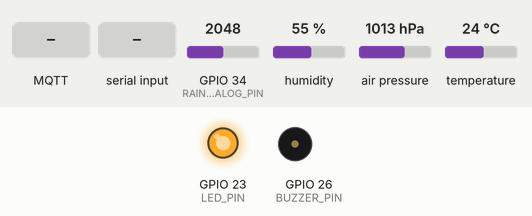
Simulated run of this sketch. Board: ESP32. Parts: output pins drawn as LEDs (lit = HIGH), buzzer (waves = sounding, pin HIGH). Inputs (shaded band) come from the test bench; at power-on: temperature 24 °C, GPIO 34 (RAIN_ANALOG_PIN) = 2048, humidity 55 %, air pressure 1013 hPa. WiFi joins after 1.5 s; servers stay silent unless stated; EEPROM starts erased; no MQTT or app messages arrive unless stated; what the sketch prints to the serial monitor is not drawn.

Above: at 2.7 s.
2.8 s: temperature set to 22.3 °C
At 4.5 s:
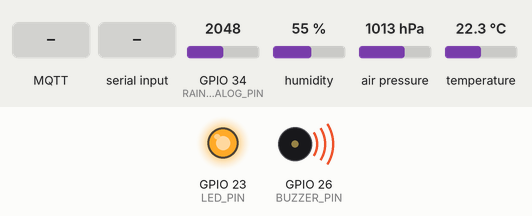
5.1 s: GPIO 34 (RAIN_ANALOG_PIN) set to 1960
7.1 s: MQTT message "SET_ID:" arrives on the first subscribed topic
9.1 s: "SET_ID:\n" received over Serial
11.2 s: MQTT message "GET_ID" arrives on the first subscribed topic
13.2 s: "GET_ID\n" received over Serial
Timing chart, 0 to 21.4 s (numbered marks = the images above; inputs shaded):
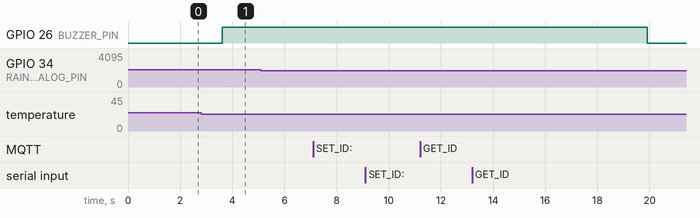

The sketch:

rain_forecasting.ino
```cpp
#include <Wire.h>
#include <WiFi.h>
#include <PubSubClient.h>
#include <Adafruit_Sensor.h>
#include <Adafruit_BME280.h>
#include <EEPROM.h>

// Create BME280 object
Adafruit_BME280 bme;

// Pin definitions
#define RAIN_ANALOG_PIN 34   // Rain sensor analog pin
#define BUZZER_PIN 26        // Buzzer pin
#define LED_PIN 23           // System status LED pin

// Thresholds
#define RAIN_THRESHOLD 2000   // Adjust based on your sensor calibration
#define HUMIDITY_THRESHOLD 70.0
#define PRESSURE_THRESHOLD 845.0  // hPa
#define TEMP_BASELINE 28.0
#define TEMP_DROP_THRESHOLD 5.0    // Temperature drop indicator

// Buzzer timing constants
#define BUZZER_ACTIVE_TIME 15000    // 15 seconds in milliseconds
#define BUZZER_SILENT_TIME 60000    // 1 minute in milliseconds

// Buzzer state variables
unsigned long buzzerStartTime = 0;
bool buzzerActive = false;
bool buzzerInSilentPeriod = false;
bool lastRainCondition = false;

// WiFi credentials
const char* ssid = "GIHANGA DYNAMICS";
const char* password = "gihanga@2025";

// MQTT broker - same as defined in frontend MQTT_CONFIG
const char* mqtt_server = "test.mosquitto.org";
WiFiClient espClient;
PubSubClient client(espClient);

// Device ID - This will be stored in EEPROM
String deviceId = "";

// EEPROM configuration
#define EEPROM_SIZE 512
#define DEVICE_ID_ADDR 0
#define DEVICE_ID_LENGTH 16 // 8 bytes in hex = 16 characters

// Function to handle serial commands for device ID management
void handleSerialCommands() {
  if (Serial.available()) {
    String command = Serial.readStringUntil('\n');
    command.trim();

    // Command to set device ID: SET_ID:025dfe862f858c4d
    if (command.startsWith("SET_ID:")) {
      String newId = command.substring(7);
      if (newId.length() > 0 && newId.length() <= DEVICE_ID_LENGTH) {
        saveDeviceIdToEEPROM(newId);
        Serial.println("✅ Device ID updated successfully!");
        Serial.println("New Device ID: " + newId);
        Serial.println("Restarting device to apply changes...");
        delay(1000);
        ESP.restart();
      } else {
        Serial.println("❌ Invalid device ID length. Must be 1-16 characters.");
      }
    }
    // Command to view current device ID
    else if (command == "GET_ID") {
      Serial.println("Current Device ID: " + deviceId);
    }
    // Command to clear device ID (reset to placeholder)
    else if (command == "CLEAR_ID") {
      for (int i = 0; i < DEVICE_ID_LENGTH; i++) {
        EEPROM.write(DEVICE_ID_ADDR + i, 0);
      }
      EEPROM.commit();
      Serial.println("Device ID cleared. Restarting...");
      delay(1000);
      ESP.restart();
    }
    // Command to show help
    else if (command == "HELP") {
      Serial.println("=== Device ID Management Commands ===");
      Serial.println("SET_ID:xxxxx  - Set device ID (e.g., SET_ID:025dfe862f858c4d)");
      Serial.println("GET_ID        - Show current device ID");
      Serial.println("CLEAR_ID      - Clear device ID (reset to placeholder)");
      Serial.println("HELP          - Show this help message");
      Serial.println("=====================================");
    }
  }
}

// Function to connect to WiFi
void setup_wifi() {
  delay(10);
  Serial.println();
  Serial.print("Connecting to ");
  Serial.println(ssid);

  WiFi.begin(ssid, password);

  while (WiFi.status() != WL_CONNECTED) {
    delay(500);
    Serial.print(".");
  }

  Serial.println("");
  Serial.println("WiFi connected ✅");
  Serial.print("IP address: ");
  Serial.println(WiFi.localIP());
}

// MQTT message callback function
void callback(char* topic, byte* payload, unsigned int length) {
  Serial.print("Message arrived on topic: ");
  Serial.println(topic);

  // Convert payload to string
  String message = "";
  for (int i = 0; i < length; i++) {
    message += (char)payload[i];
  }
  Serial.print("Message: ");
  Serial.println(message);

  // Check if this is a device ID configuration message
  // Using the same topic structure as defined in frontend MQTT_CONFIG.getDeviceConfigTopic
  String configTopic = "rain_forecasting/" + deviceId + "/config";
  if (String(topic) == configTopic) {
    // Parse JSON message to extract device ID
    // This is a simple implementation - in production, use a JSON library
    if (message.indexOf("device_id") > 0) {
      int startPos = message.indexOf(":") + 2; // Skip ': "'
      int endPos = message.indexOf("\"", startPos);
      if (startPos > 0 && endPos > startPos) {
        String newDeviceId = message.substring(startPos, endPos);
        saveDeviceIdToEEPROM(newDeviceId);
      }
    }
  }
}

// Function to reconnect to MQTT
void reconnect() {
  while (!client.connected()) {
    Serial.print("Attempting MQTT connection...");
    String clientId = "ESP32Client-";
    clientId += deviceId; // Use device ID as part of client ID
    if (client.connect(clientId.c_str())) {
      Serial.println("connected ✅");

      // Subscribe to device configuration topic
      // Using the same topic structure as defined in frontend MQTT_CONFIG.getDeviceConfigTopic
      String configTopic = "rain_forecasting/" + deviceId + "/config";
      client.subscribe(configTopic.c_str());
      Serial.print("Subscribed to: ");
      Serial.println(configTopic);
    } else {
      Serial.print("failed, rc=");
      Serial.print(client.state());
      Serial.println(" try again in 1 seconds...");
      delay(1000);
    }
  }
}

// Function to read device ID from EEPROM
void readDeviceIdFromEEPROM() {
  deviceId = "";
  for (int i = 0; i < DEVICE_ID_LENGTH; i++) {
    char c = EEPROM.read(DEVICE_ID_ADDR + i);
    if (c == 0 || c == 255) break; // End of string or uninitialized EEPROM
    deviceId += c;
  }

  // If no device ID is stored, use a default placeholder
  if (deviceId.length() == 0 || deviceId == String('\xFF', DEVICE_ID_LENGTH)) {
    deviceId = "DEVICE_ID_PLACEHOLDER";
    Serial.println("No device ID found in EEPROM, using placeholder");
  } else {
    Serial.print("Device ID loaded from EEPROM: ");
    Serial.println(deviceId);
  }
}

// Function to save device ID to EEPROM
void saveDeviceIdToEEPROM(String id) {
  // Only save if different from current
  if (id != deviceId) {
    Serial.print("Saving new device ID to EEPROM: ");
    Serial.println(id);

    for (int i = 0; i < DEVICE_ID_LENGTH; i++) {
      if (i < id.length()) {
        EEPROM.write(DEVICE_ID_ADDR + i, id[i]);
      } else {
        EEPROM.write(DEVICE_ID_ADDR + i, 0); // Null terminator
      }
    }
    EEPROM.commit();
    deviceId = id;
  }
}

// Function to handle buzzer timing logic
void handleBuzzer(bool rainCondition) {
  unsigned long currentTime = millis();

  // If rain condition changes from false to true, reset timing
  if (rainCondition && !lastRainCondition) {
    buzzerStartTime = currentTime;
    buzzerActive = true;
    buzzerInSilentPeriod = false;
    digitalWrite(BUZZER_PIN, HIGH);
    Serial.println("🚨 Buzzer activated - Rain condition detected!");
  }

  // If no rain condition, turn off buzzer and reset states
  if (!rainCondition) {
    digitalWrite(BUZZER_PIN, LOW);
    buzzerActive = false;
    buzzerInSilentPeriod = false;
    if (lastRainCondition) {
      Serial.println("🔇 Buzzer deactivated - No rain condition");
    }
  }

  // Handle timing for active rain condition
  if (rainCondition) {
    unsigned long elapsedTime = currentTime - buzzerStartTime;

    if (buzzerActive && elapsedTime >= BUZZER_ACTIVE_TIME) {
      // Switch to silent period
      digitalWrite(BUZZER_PIN, LOW);
      buzzerActive = false;
      buzzerInSilentPeriod = true;
      buzzerStartTime = currentTime; // Reset timer for silent period
      Serial.println("🔇 Buzzer entering silent period (1 minute)");
    }
    else if (buzzerInSilentPeriod && elapsedTime >= BUZZER_SILENT_TIME) {
      // Switch back to active period
      digitalWrite(BUZZER_PIN, HIGH);
      buzzerActive = true;
      buzzerInSilentPeriod = false;
      buzzerStartTime = currentTime; // Reset timer for active period
      Serial.println("🚨 Buzzer reactivated after silent period");
    }
  }

  lastRainCondition = rainCondition;
}

void setup() {
  Serial.begin(115200);

  // Initialize EEPROM
  EEPROM.begin(EEPROM_SIZE);
  readDeviceIdFromEEPROM();

  // Initialize BME280
  if (!bme.begin(0x76)) {
    Serial.println("Could not find BME280 sensor!");
    while (1);
  }

  pinMode(RAIN_ANALOG_PIN, INPUT);
  pinMode(BUZZER_PIN, OUTPUT);
  pinMode(LED_PIN, OUTPUT);

  // 🔹 Turn system LED ON (system active)
  digitalWrite(LED_PIN, HIGH);

  setup_wifi();
  client.setServer(mqtt_server, 1883);

  // Subscribe to a configuration topic to receive device ID updates
  client.setCallback(callback);

  Serial.println("Rain Forecasting System Started...");
  Serial.println("Device ID: " + deviceId);
  Serial.println("=================================");
}

void loop() {
  handleSerialCommands();
  if (!client.connected()) {
    reconnect();
  }
  client.loop();

  // Read rain sensor
  int rainValue = analogRead(RAIN_ANALOG_PIN);

  // Read BME280 values
  float temperature = bme.readTemperature();
  float humidity = bme.readHumidity();
  float pressure = bme.readPressure() / 100.0F;

  // Print sensor values locally
  Serial.print("Temp: "); Serial.print(temperature); Serial.print(" °C, ");
  Serial.print("Humidity: "); Serial.print(humidity); Serial.print(" %, ");
  Serial.print("Pressure: "); Serial.print(pressure); Serial.println(" hPa");
  Serial.print("Rain Sensor Value: "); Serial.println(rainValue);

  // Forecasting logic
  bool rainDetected = false;
  bool forecastRain = false;

  if (rainValue < RAIN_THRESHOLD) {
      Serial.println("🌧️ Rain Detected: It is raining!");
      rainDetected = true;
  } else {
      Serial.println("☀️ No rain detected");
      rainDetected = false;
  }

  if ((humidity > HUMIDITY_THRESHOLD && pressure < PRESSURE_THRESHOLD) ||
      (temperature < (TEMP_BASELINE - TEMP_DROP_THRESHOLD))) {
      Serial.println("☁️ Forecast: High chance of rain!");
      forecastRain = true;
  }

  // Handle buzzer with new timing logic
  bool rainCondition = rainDetected || forecastRain;
  handleBuzzer(rainCondition);

  // Publish data to MQTT broker
  // Create JSON payload with device data
  String payload = "{";
  payload += "\"device_id\": \"" + deviceId + "\",";
  payload += "\"temperature\": " + String(temperature) + ",";
  payload += "\"humidity\": " + String(humidity) + ",";
  payload += "\"pressure\": " + String(pressure) + ",";
  payload += "\"rain_value\": " + String(rainValue) + ",";
  payload += "\"rain_detected\": " + String(rainDetected ? "true" : "false") + ",";
  payload += "\"forecast_rain\": " + String(forecastRain ? "true" : "false");
  payload += "}";

  // Include device ID in the MQTT topic
  // Using the same topic structure as defined in frontend MQTT_CONFIG.getDeviceTopic
  String topic = "rain_forecasting/" + deviceId + "/data";
  client.publish(topic.c_str(), payload.c_str());

  Serial.println("Published to MQTT topic: " + topic);
  Serial.println("Payload: " + payload);
  Serial.println("---------------------------------");

  delay(2000);
}
```

Measured:
- the behaviour switches between 23 and 22.9 °C on temperature (found by bisection; images 0 and 1)
- after the input at 2.8 s, GPIO 26 (BUZZER_PIN): LOW → HIGH after 0.82 s
- after the input at 5.1 s, every drawn part: stays the same
- after the input at 7.1 s, every drawn part: stays the same
- after the input at 9.1 s, every drawn part: stays the same
- after the input at 11.2 s, every drawn part: stays the same
